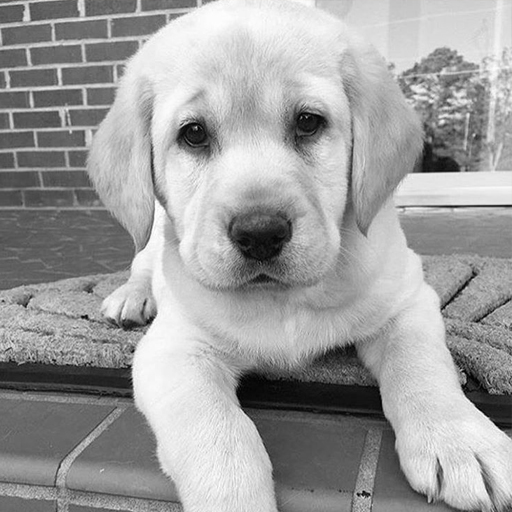
#> input picture sample_photos/puppy3.png, 512 x 512 px
$ python part2_iii.py   (Python 2 division)
#> lines starting #> are read from the running program, lines starting #| are printed output that depends on the picture
### part2_ii.py
import matplotlib.pyplot as plt
import numpy as np
import matplotlib.pyplot as plt
from scipy.fftpack import dct, dctn
import cv2

# Global value for test image dimension
N = 256

# Global value for the number of patches
prange = N/8

def partion_img(img):
	# Set empty array for partioned image
	patches = np.zeros((prange,prange, 8, 8))
	# Split the image into patches of 8x8
	for i in range(0, N, 8):
		for j in range(0, N, 8):
			patches[i/8,j/8] = img[i:i+8, j:j+8]
	return patches

# [9 lines left out: function partitioned_dft, not called in this run]

def partitioned_dct(img, K1, K2):
	# Get set of 8x8 patches of the image
	partioned = partion_img(img)
	# Set empty array of sizes K^2 per patch
	dct_patches = np.zeros((prange,prange, K1, K2), dtype=np.float64)
	for i in range(partioned.shape[0]):
		for j in range(partioned.shape[1]):
			dct_patches[i,j] = dctn(partioned[i,j], type=2, shape=[K1,K2], norm='ortho')
	return dct_patches


# Takes an image and a patch index and plots patch w/ dft and dct for K^2 = 4,16,64
# [34 lines left out: functions plot_patch_data, test, not called in this run]

def main():
	test()

# [2 lines that do not run on import are left out]

### part2_iii.py
import matplotlib.pyplot as plt
import numpy as np
import matplotlib.pyplot as plt
from scipy.fftpack import dct, dctn
import cv2
from part2_ii import partion_img, partitioned_dct, partitioned_dft

# Compute the quantized version of the specified transform (DCT or DFT)
def quantized_transform(img, k1, k2, T):

	# Takes dct coefficients as input and returns their quantized values
	def round(patches):

		# Initialize the quantization matrix
		Qmtrx = np.zeros((8,8))
		Qmtrx[0,:] = [16, 11, 10, 16, 24, 40, 51, 61]
		Qmtrx[1,:] = [12, 12, 14, 19, 26, 58, 60, 55]
		Qmtrx[2,:] = [14, 13, 16, 24, 40, 57, 69, 56]
		Qmtrx[3,:] = [14, 17, 22, 29, 51, 87, 80, 62]
		Qmtrx[4,:] = [18, 22, 37, 56, 68, 109, 103, 77]
		Qmtrx[5,:] = [24, 36, 55, 64, 81, 104, 113, 92]
		Qmtrx[6,:] = [49, 64, 78, 87, 103, 121, 120, 101]
		Qmtrx[7,:] = [72, 92, 95, 98, 112, 100, 103, 99]

		# Store dimensions of DCT coefficient matrix patches for iteration
		I = patches.shape[0]
		J = patches.shape[1]
		K = patches.shape[2]
		L = patches.shape[3]

		# Initialize an empty matrix to store the quantized coefficients
		q_dct = np.zeros((I,J,K,L), dtype=np.float64)

		# Compute and store the quantized coefficients
		for i in range(I):
			for j in range(J):
				for k in range(K):
					for l in range(L):
						q_dct[i,j,k,l] = int(np.absolute(patches[i,j,k,l])/Qmtrx[k,l])
		return q_dct

	# Get DCT or DFT for the partioned image
	transforms = partitioned_dct(img, k1, k2) if T=='c' else partitioned_dft(img, k1, k2)

	# Return the quantized patches
	return round(transforms)


def test():

	# get sample image
	im = cv2.imread("sample_photos/puppy3.png", 0)
#> im: shape (512, 512); min 0, max 255, mean 159.2
	im = cv2.resize(im, (0,0), fx=0.5, fy=0.5)
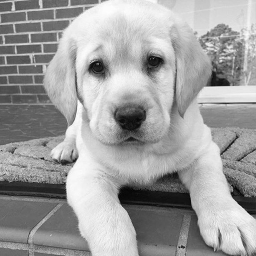
#> im: shape (256, 256); min 4, max 253, mean 159.4

	p = partion_img(im)[0][0]

	qdct4  = quantized_transform(im, 2, 2, 'c')[0][0]
#> qdct4 = [[14, 0], [3, 0]]
	qdct16 = quantized_transform(im, 4, 4, 'c')[0][0]
#> qdct16 = [[31, 0, 0, 0], [1, 1, 0, 0], [10, 0, 0, 0], [4, 1, 0, 0]]
	qdct32 = quantized_transform(im, 8, 4, 'c')[0][0]
#> qdct32 = [[38, 0, 0, 0], [7, 0, 0, 0], [0, 0, 0, 0], [6, 0, 0, 0], [5, 0, 0, 0], [1, 0, 0, 0], [0, 0, 0, 0], [0, 0, 0, 0]]

	plt.subplot(232),plt.imshow(p,cmap='gray'), plt.xlabel('a',fontsize=8), plt.xticks([]), plt.yticks([])
	plt.subplot(234),plt.imshow(qdct4, cmap='gray'), plt.xlabel('b',fontsize=8), plt.xticks([]),plt.yticks([])
	plt.subplot(235),plt.imshow(qdct16,cmap='gray'), plt.xlabel('c',fontsize=8), plt.xticks([]),plt.yticks([])
	plt.subplot(236),plt.imshow(qdct32,cmap='gray'), plt.xlabel('d',fontsize=8), plt.xticks([]),plt.yticks([])
	plt.savefig('quantized_corner' + str(0) + ',' + str(0) + '.png')
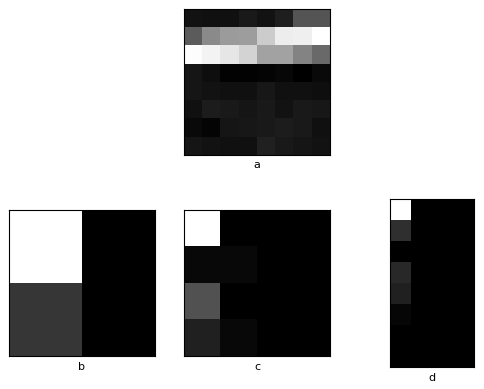
#> figure drawn by matplotlib, 4 panels
	plt.show()

def main():
	test()

if __name__ == '__main__':
	main()

$ run again, with sample_photos/puppy1.png copied over sample_photos/puppy3.png
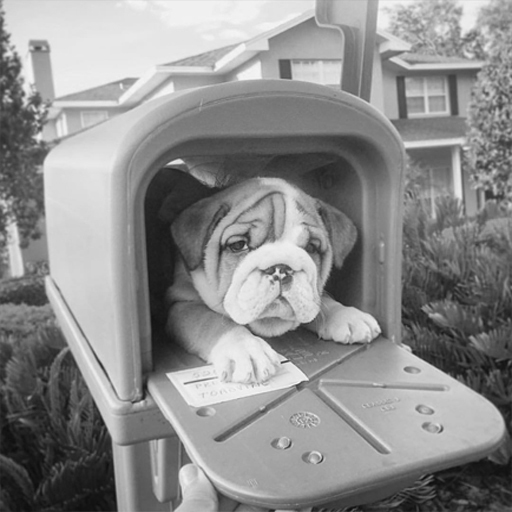
#> input picture sample_photos/puppy1.png, 512 x 512 px
#> in test, im is the input picture: shape (512, 512); min 12, max 252, mean 140.3
#> im: shape (256, 256)
#> qdct4 = [[20, 3], [1, 0]]
#> qdct16 = [[47, 8, 4, 0], [0, 0, 0, 0], [0, 0, 0, 0], [0, 0, 0, 0]]
#> qdct32 = [[65, 11, 2, 0], [2, 0, 2, 0], [2, 1, 0, 0], [0, 0, 0, 0], [0, 0, 0, 0], [1, 0, 0, 0], [0, 0, 0, 0], [0, 0, 0, 0]]
#> in test, `plt.savefig('quantized_corner' + str(0) + ',' + str(0) + '.png')`:
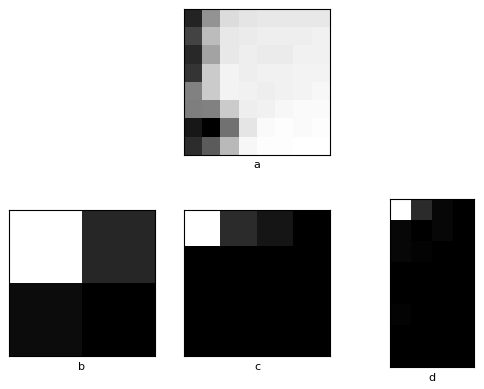
#> figure drawn by matplotlib, 4 panels

$ run again, with sample_photos/puppy2.png copied over sample_photos/puppy3.png
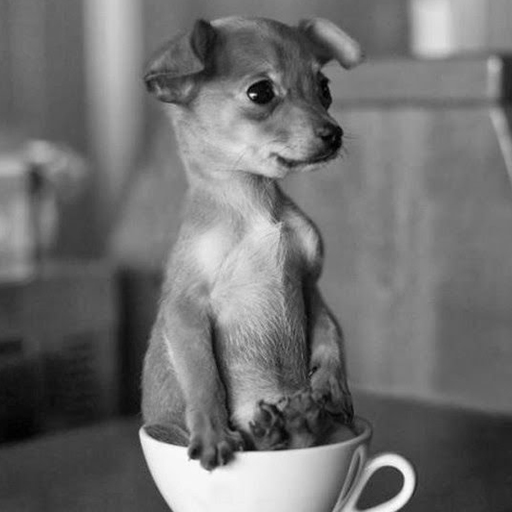
#> input picture sample_photos/puppy2.png, 512 x 512 px
#> in test, im is the input picture: shape (512, 512); min 0, max 255, mean 111.8
#> im: shape (256, 256)
#> qdct4 = [[12, 0], [0, 0]]
#> qdct16 = [[24, 0, 0, 0], [0, 0, 0, 0], [0, 0, 0, 0], [0, 0, 0, 0]]
#> qdct32 = [[35, 0, 0, 0], [0, 0, 0, 0], [0, 0, 0, 0], [0, 0, 0, 0], [0, 0, 0, 0], [0, 0, 0, 0], [0, 0, 0, 0], [0, 0, 0, 0]]
#> in test, `plt.savefig('quantized_corner' + str(0) + ',' + str(0) + '.png')`:
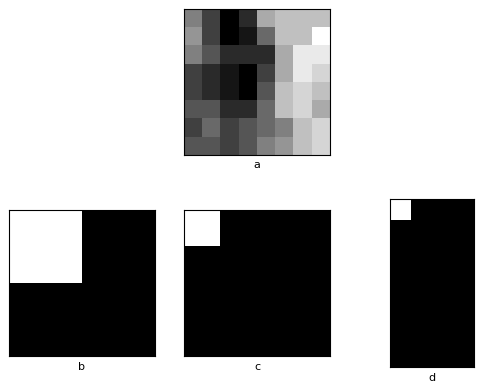
#> figure drawn by matplotlib, 4 panels

$ run again, with sample_photos/puppy4.png copied over sample_photos/puppy3.png
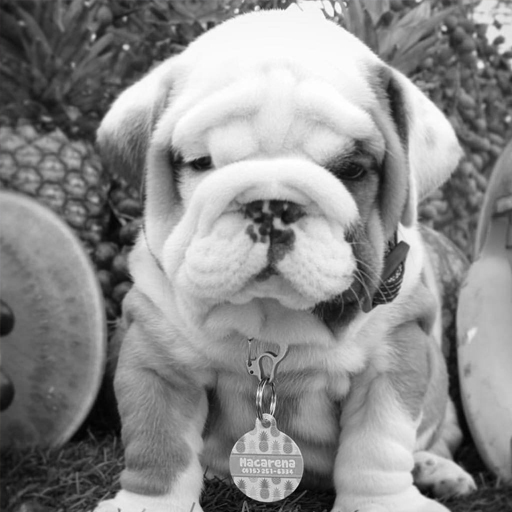
#> input picture sample_photos/puppy4.png, 512 x 512 px
#> qdct4 = [[5, 0], [0, 0]]
#> qdct16 = [[8, 0, 0, 0], [3, 1, 0, 0], [0, 0, 0, 0], [0, 0, 0, 0]]
#> qdct32 = [[12, 1, 0, 0], [1, 0, 0, 0], [3, 1, 0, 0], [0, 0, 0, 0], [0, 0, 0, 0], [0, 0, 0, 0], [0, 0, 0, 0], [0, 0, 0, 0]]
#> in test, `plt.savefig('quantized_corner' + str(0) + ',' + str(0) + '.png')`:
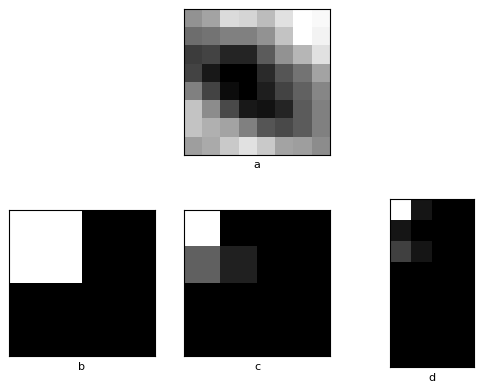
#> figure drawn by matplotlib, 4 panels
